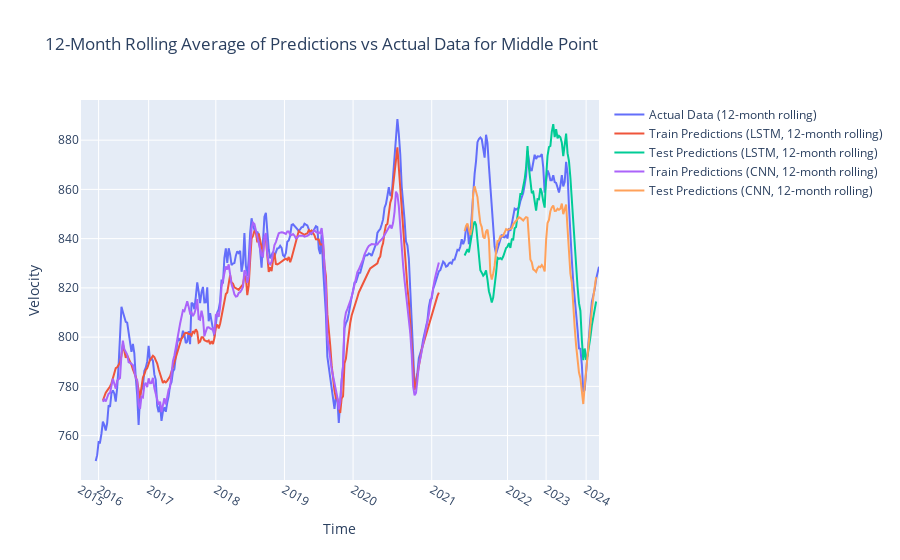

Source (notebook cell):
### Markdown cell above
### 6. Rolling Average Seasonality

The predictions are difficult to visually interpret. Let's see how well the two models capture seasonal changes in a 12 month rolling average plot.

### Code cell
# Calculate 12-month rolling average for actual data
df['velocity_rolling'] = df['velocity'].rolling(window=12).mean()

# Calculate 12-month rolling average for LSTM predictions
trainPredictPlot_lstm_rolling = pd.Series(trainPredictPlot_lstm.flatten()).rolling(window=12).mean().values
testPredictPlot_lstm_rolling = pd.Series(testPredictPlot_lstm.flatten()).rolling(window=12).mean().values

# Calculate 12-month rolling average for CNN predictions
trainPredictPlot_cnn_rolling = pd.Series(trainPredictPlot_cnn.flatten()).rolling(window=12).mean().values
testPredictPlot_cnn_rolling = pd.Series(testPredictPlot_cnn.flatten()).rolling(window=12).mean().values

# Create traces for rolling averages
fig_rolling = go.Figure()
fig_rolling.add_trace(go.Scatter(y=df['velocity_rolling'], mode='lines', name='Actual Data (12-month rolling)'))
fig_rolling.add_trace(go.Scatter(y=trainPredictPlot_lstm_rolling, mode='lines', name='Train Predictions (LSTM, 12-month rolling)'))
fig_rolling.add_trace(go.Scatter(y=testPredictPlot_lstm_rolling, mode='lines', name='Test Predictions (LSTM, 12-month rolling)'))
fig_rolling.add_trace(go.Scatter(y=trainPredictPlot_cnn_rolling, mode='lines', name='Train Predictions (CNN, 12-month rolling)'))
fig_rolling.add_trace(go.Scatter(y=testPredictPlot_cnn_rolling, mode='lines', name='Test Predictions (CNN, 12-month rolling)'))

# Update layout for dark theme
fig_rolling.update_layout(title='12-Month Rolling Average of Predictions vs Actual Data for ' + point_name.capitalize() + ' Point', xaxis_title='Time', yaxis_title='Velocity')
# Update x-axis to show only one tick per year
fig_rolling.update_xaxes(tickvals=[df.index[years == year][0] for year in unique_years], ticktext=unique_years)
fig_rolling.show()

### Figure 1 — Plotly figure (JSON) as saved in the notebook; plotly's stock layout.template omitted (floating-point values rounded to 4 significant figures; data arrays with more than 128 entries replaced by an {"elided": "..."} marker saying what was removed)
{"data": [{"mode": "lines", "name": "Actual Data (12-month rolling)", "type": "scatter", "y": {"elided": "364 float values"}}, {"mode": "lines", "name": "Train Predictions (LSTM, 12-month rolling)", "type": "scatter", "y": {"elided": "364 float values"}}, {"mode": "lines", "name": "Test Predictions (LSTM, 12-month rolling)", "type": "scatter", "y": {"elided": "364 float values"}}, {"mode": "lines", "name": "Train Predictions (CNN, 12-month rolling)", "type": "scatter", "y": {"elided": "364 float values"}}, {"mode": "lines", "name": "Test Predictions (CNN, 12-month rolling)", "type": "scatter", "y": {"elided": "364 float values"}}], "layout": {"title": {"text": "12-Month Rolling Average of Predictions vs Actual Data for Middle Point"}, "xaxis": {"ticktext": [2015, 2016, 2017, 2018, 2019, 2020, 2021, 2022, 2023, 2024], "tickvals": [0, 13, 48, 95, 143, 191, 246, 299, 326, 354], "title": {"text": "Time"}}, "yaxis": {"title": {"text": "Velocity"}}}}
